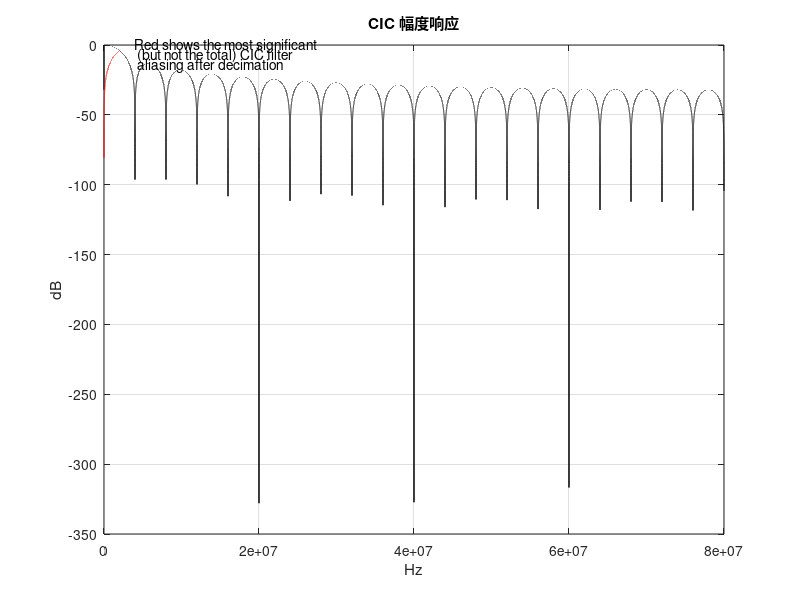
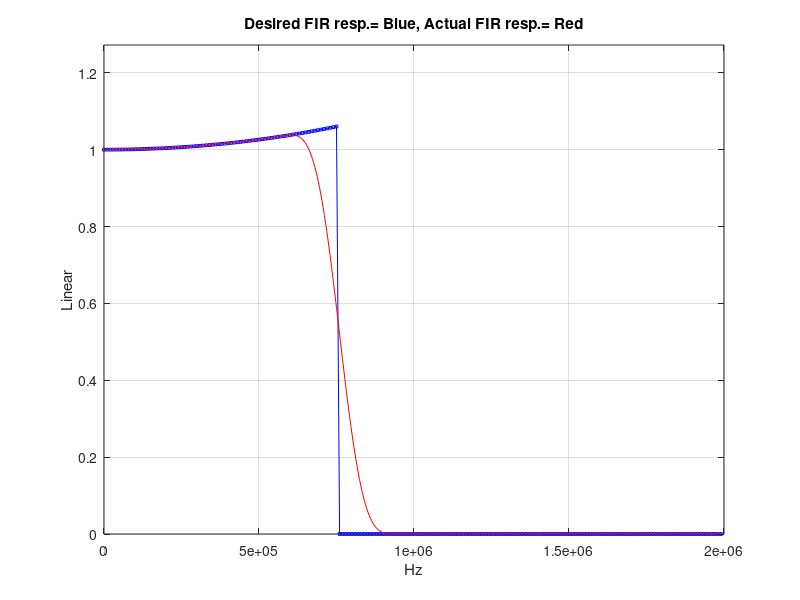
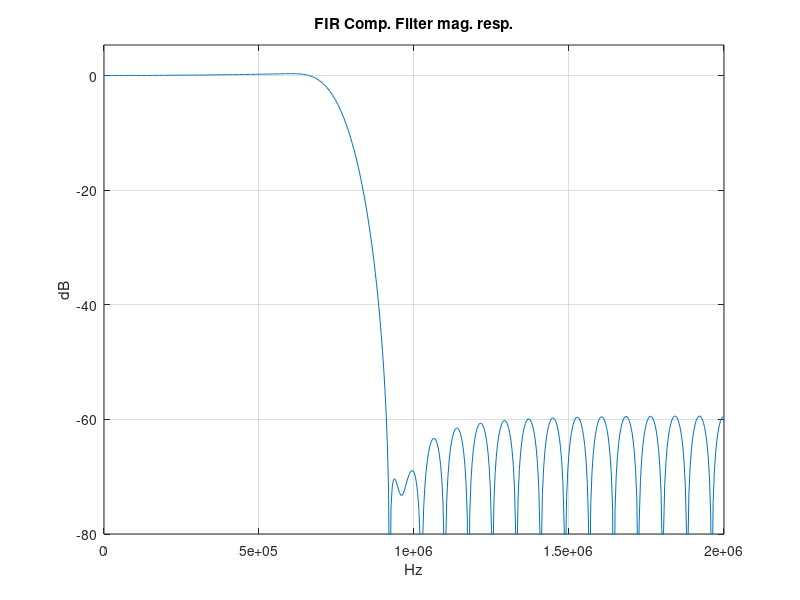
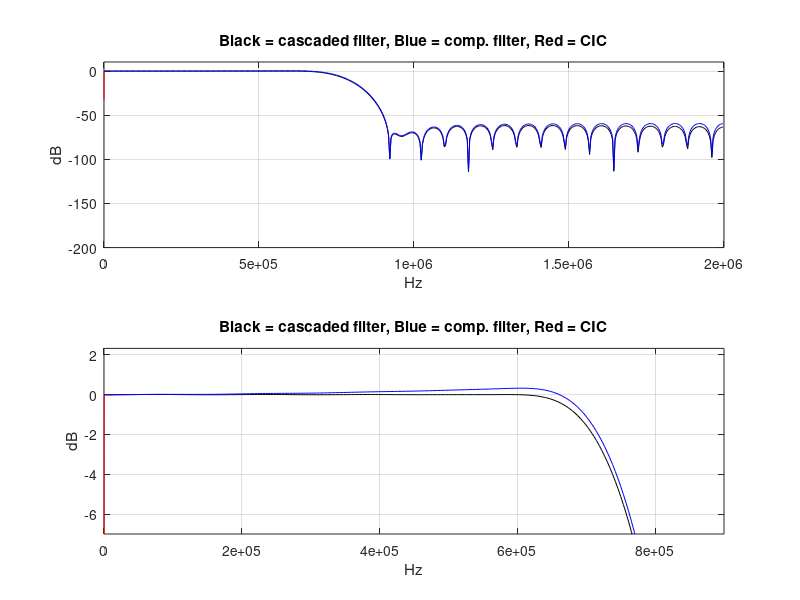

These figures' MATLAB source, in order:
clear
clc
close all
%% 
% 设置补偿滤波器的阶数
FIR_Order = 50; % 滤波器阶数比滤波器系数个数少1
% 频谱的频率点数
Num_Freq_Points = 512*512; % Also try, 256 or 1024
% 设置显示的最小幅值(dB)
Threshold = -200; % dB
%%%%%%%%%%%%%%%%%%%%%%%%%%%%%%%%%%%%%%%%%%%%%
%% Define parameters of your desired CIC filter
%%%%%%%%%%%%%%%%%%%%%%%%%%%%%%%%%%%%%%%%%%%%%%
M = 1;     % 滤波器级联级数
R = 40;     % 抽取因子
N = 1;     % 差分时延
Fs = 160e6;    % 原始采样频率
Fp = 75e4;     %8.5e6 8.5e5 8.5e4 8.5e3 通带截止频率(-6dB)

% 检查通带范围，需不大于降采样后采样频率的一半
if Fp >= 0.5*Fs/R 
    disp(['Fp必须小于Fs/R = ',num2str(Fs/R) ,' Hz的1/2'])
    return 
end
%%%%%%%%%%%%%%%%%%%%%%%%%%%%%%%%%%%%%%%%%%%%%%%%%%%%
%% CIC滤波器的幅频
%%%%%%%%%%%%%%%%%%%%%%%%%%%%%%%%%%%%%%%%%%%%%%%%%%%%%
% 归一化频率范围
Freq = 0: 1/(2*Num_Freq_Points): 0.5-1/(2*Num_Freq_Points);
% CIC幅频函数
Spec_CIC = (R*N*sin(pi*Freq*R*N)./sin(pi*Freq)).^M;
Spec_CIC(1) = (R*N)^M;
Spec_Mag_CIC = abs(Spec_CIC); % 幅度
Spec_Mag_CIC = Spec_Mag_CIC/max(Spec_Mag_CIC); % 归一化幅度
Spec_Mag_dB_CIC = 20*log10(Spec_Mag_CIC); % 转换到dB
figure(1), clf
Freq_Plot_Axis_1 = (0:Num_Freq_Points-1)*Fs/(2*Num_Freq_Points);
plot(Freq_Plot_Axis_1, Spec_Mag_dB_CIC, '-k')
% axis([0, Fs/2, Threshold, 5])
xlim([0, Fs/2])
xlabel('Hz'), ylabel('dB'),
title('CIC 幅度响应'), grid on, zoom on
% Determine & plot CIC filter aliasing after decimation
Mainlobe_Indices = 1:round(2*Num_Freq_Points/(R));
Mainlobe = Spec_Mag_dB_CIC(Mainlobe_Indices);
Mainlobe_Flipped = fliplr(Mainlobe);
% Find "aliased-mainlobe < mainlobe" freq indices
Indices = [1]; % Intialize
for Loop = 2:round(2*Num_Freq_Points/(R))
    if Mainlobe(Loop) >= Mainlobe_Flipped(Loop)
        Indices = [Indices, Loop];
    else
        end
end
hold on
plot(Freq_Plot_Axis_1(Indices), Mainlobe_Flipped(Indices), '-r')
hold off
text(Fs/R, 0, 'Red shows the most significant')
text(Fs/R, -7, ' (but not the total) CIC filter')
text(Fs/R, -14, ' aliasing after decimation')

% End of CIC filter design
%%%%%%%%%%%%%%%%%%%%%%%%%%%%%%%%%%%%%%%%%%%%%%
%% cic的fir补偿滤波器设计

Num_FIR_Design_Freq_Points = 4*FIR_Order;
FIR_Freq_Vector = linspace(0, 1, Num_FIR_Design_Freq_Points);

% 生成cic幅频幅值函数的倒数，作为补偿滤波器的幅度
CIC_Freq_vector = 0:round(Num_FIR_Design_Freq_Points*Fp/(Fs/(2*R)));
CIC_Freq_vector = (1/R)*CIC_Freq_vector/Num_FIR_Design_Freq_Points;
% 根据公式，生成倒数
Inverse_CIC = 1./((1/(R*N)^M)*(sin(pi*CIC_Freq_vector*R*N/2)...
    ./sin(pi*CIC_Freq_vector/2)).^M);
%  Richard Lyons – March, 2020 Page 16
Inverse_CIC(1) = 1; % Eliminate the NaN first sample
Inverse_CIC(Num_FIR_Design_Freq_Points) = 0;
Freq_Plot_Axis_2 = (0:Num_FIR_Design_Freq_Points-1)*(Fs/(2*R))...
    /(Num_FIR_Design_Freq_Points);
figure(2), clf
plot(Freq_Plot_Axis_2, Inverse_CIC, '-bs', 'markersize', 2)
title('Desired FIR resp.= Blue, Actual FIR resp.= Red')
ylabel('Linear'), xlabel('Hz'), grid on, zoom on
% Compute FIR compensation filter coeffs
FIR_Coeffs = fir2(FIR_Order, FIR_Freq_Vector, ...
    Inverse_CIC, chebwin(FIR_Order+1, 50));
disp(['FIR coefficients = ', num2str(FIR_Coeffs)])
% Compute freq response of a unity-gain FIR Comp. filter
Num_Freq_Points = 512;
Spec_Comp_Filter = fft(FIR_Coeffs, 2*Num_Freq_Points);
Spec_Comp_Filter = Spec_Comp_Filter(1:Num_Freq_Points); % Pos. freqs only
Mag_Comp_Filter = abs(Spec_Comp_Filter);
Mag_dB_Comp_Filter = 20*log10(Mag_Comp_Filter);
%Freq_Plot_Axis_3 = (0:Num_Freq_Points-1)*(Fs/R)/(Num_Freq_Points);
Freq_Plot_Axis_3 = (0:Num_Freq_Points-1)*(Fs/(2*R))/(Num_Freq_Points);
figure(2)
hold on
plot(Freq_Plot_Axis_3, Mag_Comp_Filter, '-r', 'markersize', 2)
hold off
axis([0, Fs/(2*R), 0, 1.2*max(Inverse_CIC)])
figure(3), clf
plot(Freq_Plot_Axis_3, Mag_dB_Comp_Filter)
axis([0, Fs/(2*R), -80, max(Mag_dB_Comp_Filter)+5])
xlabel('Hz'), ylabel('dB')
title('FIR Comp. Filter mag. resp.'), grid on, zoom on
%%%%%%%%%%%%%%%%%%%%%%%%%%%%%%%%%%%%%%%%%%%%%
% End of FIR compensation filter design
%%%%%%%%%%%%%%%%%%%%%%%%%%%%%%%%%%%%%%%%%%%%%%
%%%%%%%%%%%%%%%%%%%%%%%%%%%%%%%%%%%%%%%%%%%%%%%%%%%%%%%%%%%%%%%%
% Multiply the unity-gain FIR comp. filter complex freq response times
% the CIC filter's complex **mainlobe-only** freq response
%%%%%%%%%%%%%%%%%%%%%%%%%%%%%%%%%%%%%%%%%%%%%%%%%%%%%%%%%%%%%%%%%
% Compute CIC filter's mainlobe-only response (using Num_Freq_Points)
CIC_Mainlobe_Freq_vector = 0:Num_Freq_Points -1;
CIC_Mainlobe_Freq_vector = 0.5*(2/R)*...
    CIC_Mainlobe_Freq_vector/Num_Freq_Points;
CIC_Mainlobe = ((1/(R*N))*(sin(pi*CIC_Mainlobe_Freq_vector*R*N/2)...
    ./sin(pi*CIC_Mainlobe_Freq_vector/2))).^M;
CIC_Mainlobe(1) = 1; % Zero Hz

% Compute the frequency magnitude response of the cascaded filters
Cascaded_Filter_Spec_Mag = abs(CIC_Mainlobe...
    .*Spec_Comp_Filter);
%  Richard Lyons – March, 2020 Page 17

% Compute cascaded response in dB for plotting
Cascaded_Filter_Spec_Mag_dB = 20*log10(Cascaded_Filter_Spec_Mag);
Freq_Plot_Axis_3 = (0:Num_Freq_Points-1)*(Fs/(2*R))/(Num_Freq_Points);
% Plot cascaded filters' combined freq. magnitude response
figure(4), clf
subplot(2,1,1)
plot(Freq_Plot_Axis_3, Cascaded_Filter_Spec_Mag_dB, '-k')
hold on
plot(Freq_Plot_Axis_1(1:51), Spec_Mag_dB_CIC(1:51), '-r')
plot(Freq_Plot_Axis_3, Mag_dB_Comp_Filter, '-b')
hold off
axis([0, Fs/(2*R), Threshold, max(Mag_dB_Comp_Filter)+10])
xlabel('Hz'), ylabel('dB')
title('Black = cascaded filter, Blue = comp. filter, Red = CIC')
grid on, zoom on

subplot(2,1,2)
plot(Freq_Plot_Axis_3, Cascaded_Filter_Spec_Mag_dB, '-k')
hold on
plot(Freq_Plot_Axis_1(1:51), Spec_Mag_dB_CIC(1:51), '-r')
plot(Freq_Plot_Axis_3, Mag_dB_Comp_Filter, '-b')
hold off
title('Black = cascaded filter, Blue = comp. filter, Red = CIC')
axis([0, 1.2*Fp, -6-N, max(Mag_dB_Comp_Filter)+2])
xlabel('Hz'), ylabel('dB')
grid on, zoom on
